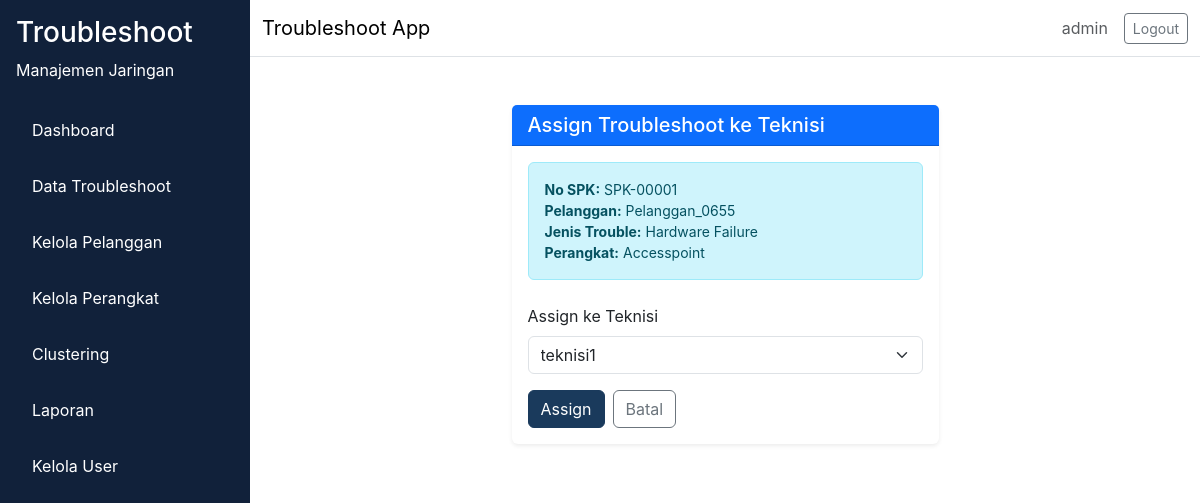
The app's page /troubleshoot/assign/1 (signed in) with its own data.
### app/models/user.py (models this page shows, shortened)
class User(db.Model, UserMixin):
    __tablename__ = "user"
    id = db.Column(db.Integer, primary_key=True)
    username = db.Column(db.String(64), unique=True, nullable=False)
    email = db.Column(db.String(120), unique=True, nullable=False)
    password_hash = db.Column(db.String(256), nullable=False)
    role = db.Column(db.Enum(RoleEnum), nullable=False, default=RoleEnum.teknisi)
    created_at = db.Column(db.DateTime, server_default=db.func.now(), nullable=False)
    is_active = db.Column(db.Boolean, default=True, nullable=False)

### app/models/troubleshoot.py (models this page shows, shortened)
class Troubleshoot(db.Model):
    __tablename__ = "troubleshoot"
    id = db.Column(db.Integer, primary_key=True)
    no_spk = db.Column(db.String(80), unique=True, nullable=False)
    nama_pelanggan = db.Column(db.String(150), nullable=False)
    informasi_trouble = db.Column(db.Text, nullable=False)
    jenis_trouble = db.Column(db.Enum(JenisTroubleEnum), nullable=False)
    perangkat = db.Column(db.Enum(PerangkatEnum), nullable=False)
    service = db.Column(db.Enum(ServiceEnum), nullable=False)
    tanggal_komplain = db.Column(db.DateTime, nullable=False)
    selesai_pengerjaan = db.Column(db.DateTime, nullable=True)
    durasi_pengerjaan = db.Column(db.Integer, nullable=True)
    keterangan_action = db.Column(db.Text, nullable=True)
    cluster_id = db.Column(db.Integer, nullable=True)
    kategori_cluster = db.Column(db.Enum(KategoriClusterEnum), nullable=True)
    assigned_to = db.Column(db.Integer, db.ForeignKey("user.id"), nullable=True)
    status = db.Column(db.Enum(StatusTroubleEnum), nullable=False, default=StatusTroubleEnum.Pending)
    pelanggan_id = db.Column(db.Integer, db.ForeignKey("pelanggan.id"), nullable=True)
    perangkat_id = db.Column(db.Integer, db.ForeignKey("perangkat.id"), nullable=True)
    created_by = db.Column(db.Integer, db.ForeignKey("user.id"), nullable=False)
    created_at = db.Column(db.DateTime, server_default=db.func.now(), nullable=False)
    updated_at = db.Column(db.DateTime, server_default=db.func.now(), onupdate=db.func.now(), nullable=False)
    user = db.relationship("User", backref=db.backref("troubleshoots", lazy="dynamic"), lazy="select", foreign_keys=[created_by])
    assigned_user = db.relationship("User", backref=db.backref("assigned_troubleshoots", lazy="dynamic"), lazy="select", foreign_keys=[assigned_to])

### app/routes/troubleshoot.py (the view, shortened to what this page needs)
@troubleshoot_bp.route("/assign/<int:id>", methods=["GET", "POST"])
@login_required
def assign(id):
    if current_user.role.value != "admin":
        flash("Hanya admin yang dapat mengassign troubleshoot.", "danger")
        return redirect(url_for("troubleshoot.index"))
    entry = Troubleshoot.query.get_or_404(id)
    form = AssignTroubleForm()
    teknisi_list = User.query.filter_by(role="teknisi", is_active=True).all()
    form.assigned_to.choices = [(t.id, t.username) for t in teknisi_list]
    return render_template("troubleshoot/assign.html", form=form, entry=entry)

### app/forms.py
class AssignTroubleForm(FlaskForm):
    assigned_to = SelectField("Assign ke Teknisi", validators=[DataRequired()], coerce=int)
    submit = SubmitField("Assign")

### app/__init__.py (called while the page is built)
def load_user(user_id):
    return User.query.get(int(user_id))

### app/templates/troubleshoot/assign.html (shortened to what this page needs)
{% extends "base.html" %}
{% block content %}
<div class="container">
  <div class="row justify-content-center">
    <div class="col-lg-6">
      <div class="card shadow-sm">
        <div class="card-header bg-primary text-white">
          <h5 class="mb-0">Assign Troubleshoot ke Teknisi</h5>
        </div>
        <div class="card-body">
          <div class="alert alert-info">
            <small class="d-block"><strong>No SPK:</strong> {{ entry.no_spk }}</small>
            <small class="d-block"><strong>Pelanggan:</strong> {{ entry.nama_pelanggan }}</small>
            <small class="d-block"><strong>Jenis Trouble:</strong> {{ entry.jenis_trouble.value }}</small>
            <small class="d-block"><strong>Perangkat:</strong> {{ entry.perangkat.value }}</small>
          </div>
          <form method="POST" class="mt-4">
            <div class="mb-3">
              {{ form.assigned_to.label(class="form-label") }}
              {% if form.assigned_to.errors %}
                {{ form.assigned_to(class="form-select is-invalid") }}
                <div class="invalid-feedback d-block">
                  {% for error in form.assigned_to.errors %}
                    <span>{{ error }}</span>
                  {% endfor %}
                </div>
              {% else %}
                {{ form.assigned_to(class="form-select") }}
              {% endif %}
            </div>
            <div class="d-flex gap-2">
              {{ form.submit(class="btn btn-primary") }}
              <a href="{{ url_for('troubleshoot.index') }}" class="btn btn-outline-secondary">Batal</a>
            </div>
          </form>
        </div>
      </div>
    </div>
  </div>
</div>
{% endblock %}

### app/templates/base.html (shortened to what this page needs)
<!doctype html>
<html lang="en">
  <head>
    <link href="https://cdn.jsdelivr.net/npm/bootstrap@5.3.2/dist/css/bootstrap.min.css" rel="stylesheet">
    <link rel="stylesheet" href="{{ url_for('static', filename='css/style.css') }}">
  </head>
  <body>
    <div class="d-flex min-vh-100 bg-light">
      {% if current_user.is_authenticated %}
      <nav class="sidebar p-3">
        <div class="sidebar-header mb-4 text-white">
          <h3>Troubleshoot</h3>
          <p>Manajemen Jaringan</p>
        </div>
        <ul class="nav flex-column">
          <li class="nav-item mb-2">
            <a class="nav-link text-white" href="{{ url_for('dashboard.index') }}">Dashboard</a>
          </li>
          {% if current_user.role.value == 'teknisi' %}
            <li class="nav-item mb-2">
              <a class="nav-link text-white" href="{{ url_for('troubleshoot.my_tasks') }}">Task Saya</a>
            </li>
          {% else %}
            <li class="nav-item mb-2">
              <a class="nav-link text-white" href="{{ url_for('troubleshoot.index') }}">Data Troubleshoot</a>
            </li>
            <li class="nav-item mb-2">
              <a class="nav-link text-white" href="{{ url_for('pelanggan.index') }}">Kelola Pelanggan</a>
            </li>
            <li class="nav-item mb-2">
              <a class="nav-link text-white" href="{{ url_for('pelanggan.perangkat_index') }}">Kelola Perangkat</a>
            </li>
            {% if current_user.role.value in ['admin', 'manajer'] %}
            <li class="nav-item mb-2">
              <a class="nav-link text-white" href="{{ url_for('clustering.index') }}">Clustering</a>
            </li>
            {% endif %}
            <li class="nav-item mb-2">
              <a class="nav-link text-white" href="{{ url_for('laporan.index') }}">Laporan</a>
            </li>
          {% endif %}
          {% if current_user.role.value == 'admin' %}
          <li class="nav-item mb-2">
            <a class="nav-link text-white" href="{{ url_for('admin.users') }}">Kelola User</a>
          </li>
          {% endif %}
        </ul>
      </nav>
      {% endif %}
      <div class="flex-grow-1 d-flex flex-column">
        <nav class="navbar navbar-expand-lg navbar-light bg-white border-bottom">
          <div class="container-fluid">
            <div class="navbar-brand mb-0">Troubleshoot App</div>
            <div class="d-flex align-items-center gap-3">
              {% if current_user.is_authenticated %}
              <span class="text-muted">{{ current_user.username }}</span>
              <a class="btn btn-outline-secondary btn-sm" href="{{ url_for('auth.logout') }}">Logout</a>
              {% endif %}
            </div>
          </div>
        </nav>
        <main class="flex-grow-1 p-4 bg-white">
          {% block content %}
          {% endblock %}
        </main>
      </div>
    </div>
  </body>
</html>

### app/static/css/style.css (style rules this page uses)
:root { --primary-color: #1a3a5c; --sidebar-bg: #11213a; --content-bg: #f8f9fa; }
body { margin: 0; font-family: Inter, system-ui, -apple-system, BlinkMacSystemFont, "Segoe UI", sans-serif; background-color: var(--content-bg); }
.sidebar { width: 250px; min-height: 100vh; background-color: var(--sidebar-bg); color: #ffffff; }
.sidebar-header h3, .sidebar-header p, .sidebar .nav-link { color: #ffffff; }
.sidebar .nav-link { padding: 0.75rem 1rem; border-radius: 0.5rem; }
main { background-color: #ffffff; }
.card { border: none; }
.btn-primary { background-color: var(--primary-color); border-color: var(--primary-color); }

### records on screen
User: username "admin"
Troubleshoot: no_spk "SPK-00001", nama_pelanggan "Pelanggan_0655", jenis_trouble.value "Hardware Failure", perangkat.value "Accesspoint"
